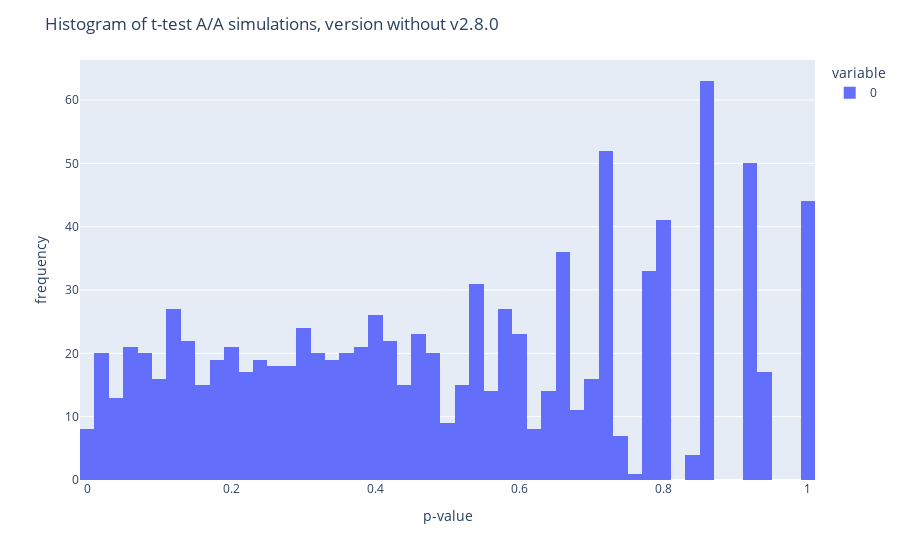

Notebook code for this chart:
### Markdown cell above
### Результаты A/A-теста для каждой версии приложения
Теперь хорошо видно, что для версии `v2.8.0` t-тест выдает значимые различия на каждой итерации теста (`FPR составляет 1.0`), тогда как с остальными версиями все нормально - доля ложноположительных оценок низкая. Значит, причина поломки действительно кроется в версии `v2.8.0`. Возможно, что для данной версии сломан рандомизатор, распределяющий пользователей по группам эксперимента.

## Теперь запустим A/A-тест, предварительно исключив из выборки проблемную версию

### Code cell
group_1 = data_0.query('version != "v2.8.0"').purchase
group_2 = data_1.query('version != "v2.8.0"').purchase

simulations = 1000
n = 1000
p_value = []

for i in tqdm(range(simulations)):
    g_1 = group_1.sample(n, replace=False)
    g_2 = group_2.sample(n, replace=False)
    p_value.append(stats.ttest_ind(g_1, g_2, equal_var = False)[1])

df = px.data.tips()
fig = px.histogram(p_value, nbins=50)
fig.update_layout(
    title_text='Histogram of t-test A/A simulations, version without v2.8.0', # title of plot
    xaxis_title_text='p-value', # xaxis label
    yaxis_title_text='frequency', # yaxis label
)
fig.show()

FPR = sum(np.array(p_value) < 0.05) / simulations
print('FPR', FPR)

### Figure 1 — Plotly figure (JSON) as saved in the notebook; plotly's stock layout.template omitted (floating-point values rounded to 4 significant figures; data arrays with more than 128 entries replaced by an {"elided": "..."} marker saying what was removed)
{"data": [{"alignmentgroup": "True", "bingroup": "x", "hovertemplate": "variable=0<br>value=%{x}<br>count=%{y}<extra></extra>", "legendgroup": "0", "marker": {"color": "#636efa", "pattern": {"shape": ""}}, "name": "0", "nbinsx": 50, "offsetgroup": "0", "orientation": "v", "showlegend": true, "type": "histogram", "x": {"elided": "1000 float values"}, "xaxis": "x", "yaxis": "y"}], "layout": {"barmode": "relative", "legend": {"title": {"text": "variable"}, "tracegroupgap": 0}, "margin": {"t": 60}, "title": {"text": "Histogram of t-test A/A simulations, version without v2.8.0"}, "xaxis": {"anchor": "y", "domain": [0, 1], "title": {"text": "p-value"}}, "yaxis": {"anchor": "x", "domain": [0, 1], "title": {"text": "frequency"}}}}
